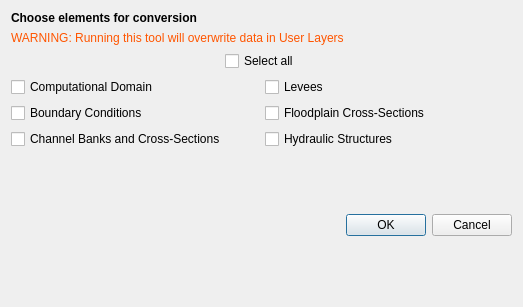
<?xml version="1.0" encoding="UTF-8"?>
<ui version="4.0">
 <class>Dialog</class>
 <widget class="QDialog" name="Dialog">
  <property name="windowModality">
   <enum>Qt::ApplicationModal</enum>
  </property>
  <property name="geometry">
   <rect>
    <x>0</x>
    <y>0</y>
    <width>523</width>
    <height>307</height>
   </rect>
  </property>
  <property name="windowTitle">
   <string>Schematic to user layers conversion</string>
  </property>
  <layout class="QGridLayout" name="gridLayout_2">
   <item row="0" column="0" colspan="2">
    <widget class="QLabel" name="label_4">
     <property name="text">
      <string>&lt;html&gt;&lt;head/&gt;&lt;body&gt;&lt;p&gt;&lt;span style=&quot; font-weight:600;&quot;&gt;Choose elements for conversion&lt;/span&gt;&lt;/p&gt;&lt;/body&gt;&lt;/html&gt;</string>
     </property>
    </widget>
   </item>
   <item row="1" column="0" colspan="2">
    <widget class="QLabel" name="label_6">
     <property name="text">
      <string>&lt;html&gt;&lt;head/&gt;&lt;body&gt;&lt;p&gt;&lt;span style=&quot; color:#ff5500;&quot;&gt;WARNING: Running this tool will overwrite data in User Layers&lt;/span&gt;&lt;/p&gt;&lt;/body&gt;&lt;/html&gt;</string>
     </property>
    </widget>
   </item>
   <item row="2" column="0" colspan="2">
    <layout class="QVBoxLayout" name="verticalLayout">
     <item>
      <layout class="QGridLayout" name="gridLayout_4">
       <item row="0" column="0">
        <spacer name="horizontalSpacer">
         <property name="orientation">
          <enum>Qt::Horizontal</enum>
         </property>
         <property name="sizeHint" stdset="0">
          <size>
           <width>164</width>
           <height>20</height>
          </size>
         </property>
        </spacer>
       </item>
       <item row="0" column="1">
        <widget class="QCheckBox" name="ckbox_select_all">
         <property name="text">
          <string>Select all</string>
         </property>
         <property name="checked">
          <bool>false</bool>
         </property>
        </widget>
       </item>
       <item row="0" column="2">
        <spacer name="horizontalSpacer_2">
         <property name="orientation">
          <enum>Qt::Horizontal</enum>
         </property>
         <property name="sizeHint" stdset="0">
          <size>
           <width>185</width>
           <height>20</height>
          </size>
         </property>
        </spacer>
       </item>
      </layout>
     </item>
     <item>
      <layout class="QGridLayout" name="gridLayout">
       <item row="0" column="0">
        <widget class="QCheckBox" name="ckbox_domain">
         <property name="text">
          <string>Computational Domain</string>
         </property>
        </widget>
       </item>
       <item row="0" column="1">
        <widget class="QCheckBox" name="ckbox_levees">
         <property name="text">
          <string>Levees</string>
         </property>
        </widget>
       </item>
       <item row="1" column="0">
        <widget class="QCheckBox" name="ckbox_bc">
         <property name="text">
          <string>Boundary Conditions</string>
         </property>
        </widget>
       </item>
       <item row="1" column="1">
        <widget class="QCheckBox" name="ckbox_fpxsec">
         <property name="text">
          <string>Floodplain Cross-Sections</string>
         </property>
        </widget>
       </item>
       <item row="2" column="0">
        <widget class="QCheckBox" name="ckbox_1d">
         <property name="text">
          <string>Channel Banks and Cross-Sections</string>
         </property>
        </widget>
       </item>
       <item row="2" column="1">
        <widget class="QCheckBox" name="ckbox_hydr_struct">
         <property name="text">
          <string>Hydraulic Structures</string>
         </property>
        </widget>
       </item>
      </layout>
     </item>
    </layout>
   </item>
   <item row="3" column="0">
    <spacer name="verticalSpacer">
     <property name="orientation">
      <enum>Qt::Vertical</enum>
     </property>
     <property name="sizeHint" stdset="0">
      <size>
       <width>20</width>
       <height>57</height>
      </size>
     </property>
    </spacer>
   </item>
   <item row="3" column="1">
    <widget class="QDialogButtonBox" name="buttonBox">
     <property name="orientation">
      <enum>Qt::Horizontal</enum>
     </property>
     <property name="standardButtons">
      <set>QDialogButtonBox::Cancel|QDialogButtonBox::Ok</set>
     </property>
    </widget>
   </item>
  </layout>
 </widget>
 <resources/>
 <connections>
  <connection>
   <sender>buttonBox</sender>
   <signal>accepted()</signal>
   <receiver>Dialog</receiver>
   <slot>accept()</slot>
   <hints>
    <hint type="sourcelabel">
     <x>248</x>
     <y>254</y>
    </hint>
    <hint type="destinationlabel">
     <x>157</x>
     <y>274</y>
    </hint>
   </hints>
  </connection>
  <connection>
   <sender>buttonBox</sender>
   <signal>rejected()</signal>
   <receiver>Dialog</receiver>
   <slot>reject()</slot>
   <hints>
    <hint type="sourcelabel">
     <x>316</x>
     <y>260</y>
    </hint>
    <hint type="destinationlabel">
     <x>286</x>
     <y>274</y>
    </hint>
   </hints>
  </connection>
 </connections>
</ui>
